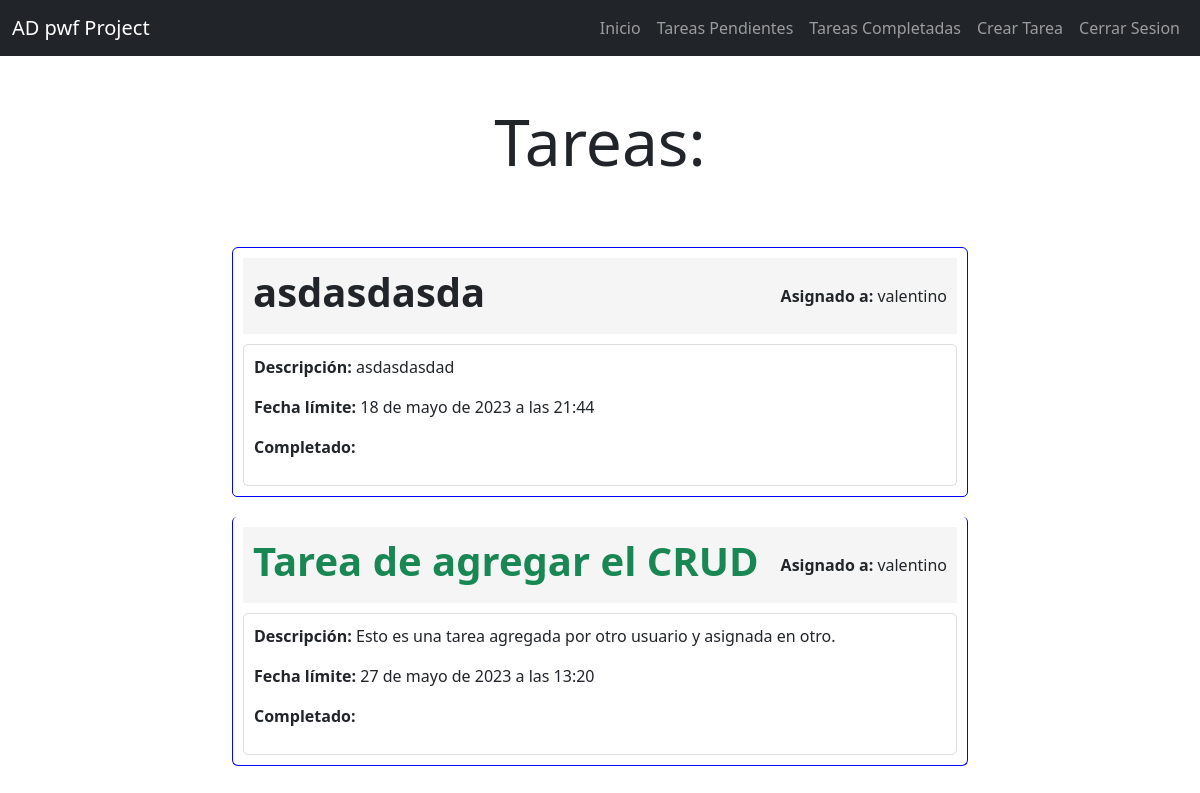
Page /tareas/ (signed in) on the earlier database version.
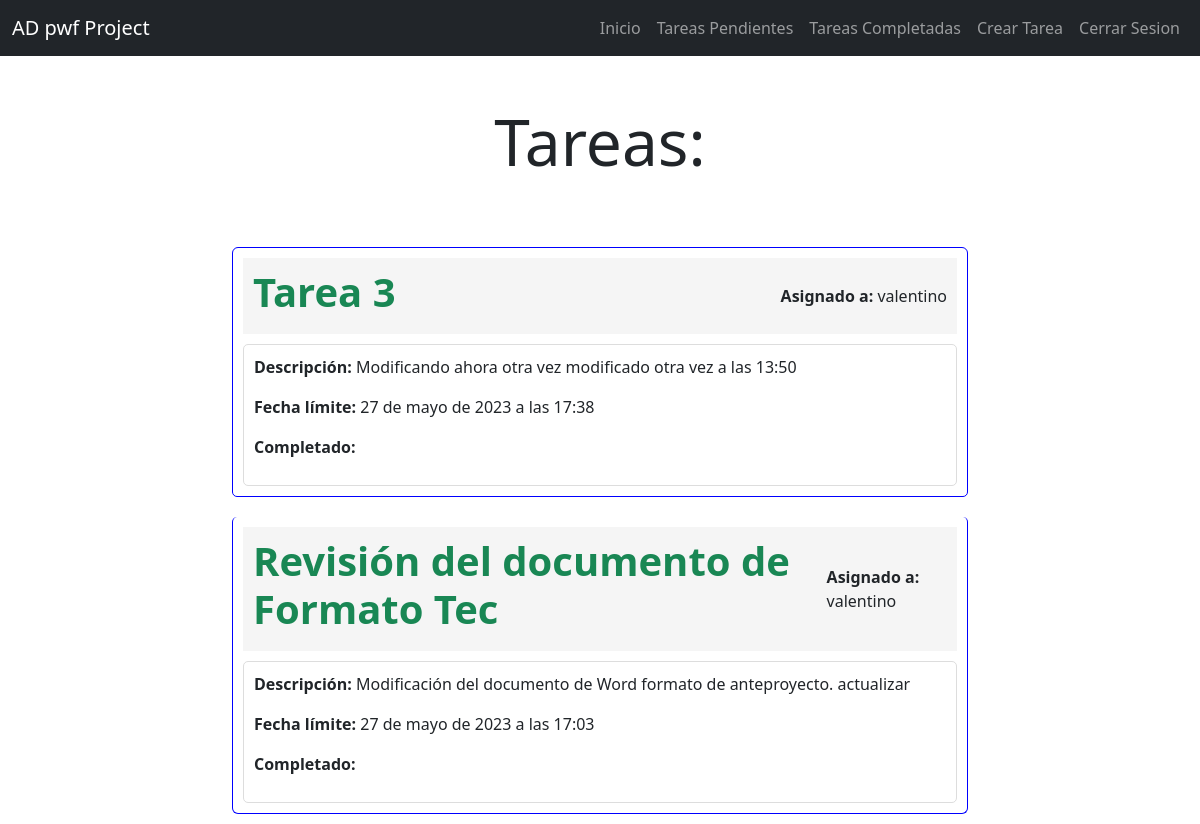
Same page on the later database version.
### TareaApp/models.py (models this page shows, shortened)
class Tarea(models.Model):
    titulo = models.CharField(max_length=200) #campo que almacena titulo de la tarea
    descripcion = models.TextField(blank=True) #campo de texto que almacena descripcion
    fecha_limite = models.DateTimeField() #campo de fecha y hora almacedada
    asignado_a = models.ForeignKey(User, on_delete=models.CASCADE) #tarea asignada a usuario con id
    creado_por = models.ForeignKey(User, related_name='tareas_creadas', on_delete=models.CASCADE) #tarea creada por usuario
    creado_en = models.DateTimeField(auto_now_add=True) #fecha y hora en que se creo al tarea puede ser vista por admin unicamente.
    actualizado_en = models.DateTimeField(auto_now=True) #fecha y hora en que se actualizo la tarea.
    archivo_adjunto = models.FileField(upload_to='archivos/', null=True, blank=True)
    importante = models.BooleanField(default=False) #campo de importante
    Fcompletado = models.DateTimeField(null=True, blank=True)

### TareaApp/views.py (the view)
# urls.py: path('tareas/', views.tarea, name='vistatarea' ),
@login_required
def tarea(request):
    tasks = Tarea.objects.filter(asignado_a = request.user, Fcompletado__isnull=True)
    return render(request, 'Vtareas.html', {'tasks':tasks})

### TareaApp/templates/Vtareas.html (shortened to what this page needs)
{% extends 'base.html' %}
{% block content %}
<main class="container">
    <div class="row justify-content-center">
        <div class="col-md-8">
            <h1 class="text-center display-3 py-5">Tareas:</h1>
            <ul class="list-group">
                {% for task in tasks %}
                <li class="list-group-item task-item">
                    <a href="{% url 'detalle_tarea' task.id %}" class="task-link">
                        <div class="task-header d-flex justify-content-between align-items-center">
                            <h1 class="fw-bold {% if task.importante %}text-success{% endif %}">{{task.titulo}}</h1>
                            <p class="mb-0"><strong>Asignado a: </strong> {{task.asignado_a}}</p>
                        </div>
                        <div class="task-details">
                            <p><strong>Descripción:</strong> {{task.descripcion}}</p>
                            <p><strong>Fecha límite:</strong> {{task.fecha_limite}}</p>
                            <p><strong>Completado:</strong> {{ task.Fcompletado|date:"M j Y:i" }}</p>
                        </div>
                    </a>
                </li>
                {% endfor %}
            </ul>
        </div>
    </div>
</main>
{% endblock  %}

### TareaApp/templates/base.html (shortened to what this page needs)
<html lang="en">
<head>
    <link rel="stylesheet" href="https://cdn.jsdelivr.net/npm/bootstrap@5.3.0-alpha3/dist/css/bootstrap.min.css">
</head>
<body>
    <nav class="navbar navbar-expand-lg bg-dark navbar-dark">
        <div class="container-fluid">
          <a class="navbar-brand" href="/">
            AD pwf Project</a>
          <div class="collapse navbar-collapse" id="navbarNav">
            <ul class="navbar-nav ms-auto">
              <li class="nav-item">
                      <a class="nav-link"  href="/">Inicio</a>
                      {% if user.is_authenticated %}
                  </li>
                  <li class="nav-item">
                    <a class="nav-link" href="{% url 'vistatarea' %}">Tareas Pendientes</a>
                  </li>
                  <li class="nav-item">
                    <a class="nav-link" href="/tareas_completadas">Tareas Completadas</a>
                  </li>
                  <li class="nav-item">
                    <a class="nav-link" href="/tareas/crear">Crear Tarea</a>
                  </li>
                  <li class="nav-item">
                      <a class="nav-link" href="/logout">Cerrar Sesion</a>
                  </li>
                  {% endif %}
            </ul>
          </div>
        </div>
      </nav>
    {% block content %}
    {% endblock %}
</body>
</html>

### TareaApp/templates/Vtareas.html (style rules this page uses)
.task-item { margin: 10px 0; padding: 10px; border: 1px solid blue; border-radius: 5px; }
.task-header { background-color: #f5f5f5; padding: 10px; }
.task-details { padding: 10px; margin-top: 10px; border: 1px solid #ddd; border-radius: 5px; }
.task-link { text-decoration: none; color: inherit; }

Differences in the rows shown:
removed Tarea: titulo "asdasdasda", asignado_a "valentino", descripcion "asdasdasdad", fecha_limite "18 de mayo de 2023 a las 21:44", importante False (drawn)
removed Tarea: titulo "Tarea de agregar el CRUD", asignado_a "valentino", descripcion "Esto es una tarea agregada por otro usuario y asignada en otro.", fecha_limite "27 de mayo de 2023 a las 13:20"
added Tarea: titulo "Tarea 3", asignado_a "valentino", descripcion "Modificando ahora otra vez modificado otra vez a las 13:50", fecha_limite "27 de mayo de 2023 a las 17:38"
added Tarea: titulo "Revisión del documento de Formato Tec", asignado_a "valentino", descripcion "Modificación del documento de Word formato de anteproyecto. actualizar", fecha_limite "27 de mayo de 2023 a las 17:03"
